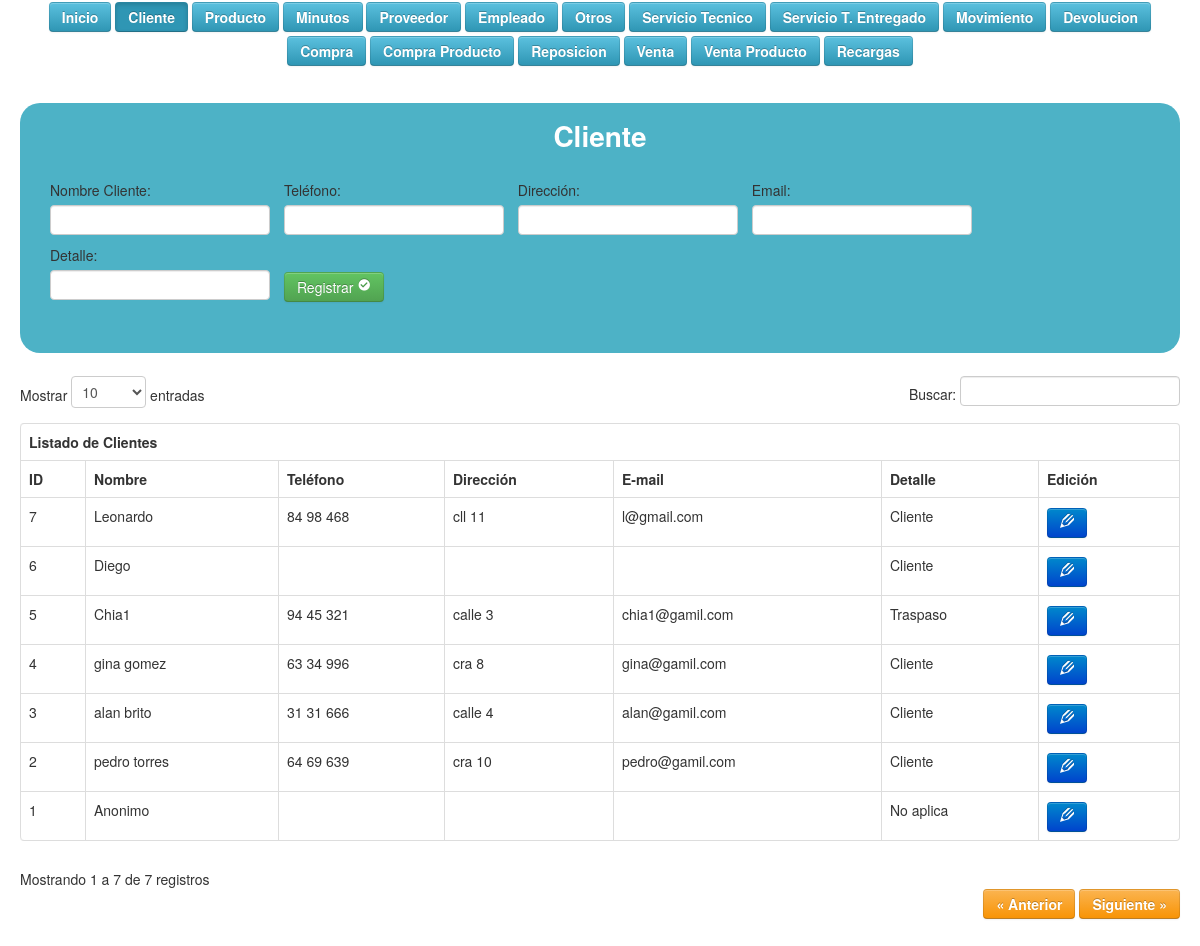
The app's page /vista/vcliente.php with its own data.
### tables this page shows
CREATE TABLE IF NOT EXISTS `tbcliente` (
  `idcliente` int(11) NOT NULL,
  `nombre` varchar(50) NOT NULL,
  `telefono` varchar(20) DEFAULT NULL,
  `direccion` varchar(50) DEFAULT NULL,
  `email` varchar(30) DEFAULT NULL,
  `detalle` varchar(10) NOT NULL
);

### controlador/ccliente.php (called while the page is built, shortened)
<?php
	include('modelo/mcliente.php');
	$cliente = new Mcliente();

### modelo/mcliente.php (called while the page is built, shortened)
<?php
	include('controlador/conexion.php');
	include('functions.php');
	class Mcliente extends Funciones
	{
		function consultar_cliente()
		{
			$sql = "SELECT * FROM tbcliente ORDER BY idcliente DESC";
			return $this->SeleccionDatos($sql);
		}
	}

### modelo/functions.php (called while the page is built, shortened)
<?php
	class Funciones {
        function SeleccionDatos($consulta)
        {
                $conexionBD = new conexion();
                $conexionBD -> conectarBD();
                $datos = $conexionBD -> ejeCon($consulta, 0);
                return $datos;
        }
        function formato_telefono_general($tel)
        {
                $tel = preg_replace('/[^0-9]/', '', $tel);
                if(strlen($tel) == 7){
                        $tel = preg_replace('/([0-9]{2})([0-9]{2})([0-9]{3})/', '$1 $2 $3', $tel);
                }
                 elseif(strlen($tel) == 10){
                        $tel = preg_replace('/([0-9]{3})([0-9]{3})([0-9]{4})/', '$1 $2 $3', $tel);
                }
                return $tel;
        }
}

### controlador/configuracion.php (called while the page is built)
<?php
	$serv_bd = "localhost";
	$usu_bd = "root";
	$pass_bd = "";
	$bd = "bdwold";
?>

### controlador/conexion.php (called while the page is built, shortened)
<?php
	class conexion {
		var $link;
		function conectarBD() {
			include("configuracion.php");
			$this -> link = mysqli_connect ($serv_bd, $usu_bd, $pass_bd);
			$bd2 = mysqli_select_db($this->link,$bd);
		}
		function ejeCon($con, $op) {
			$this -> resultado = mysqli_query($this->link,$con) or die("La consulta fallo: ". mysqli_error($this->link));
			if($op == 0) {
				while ($linea = mysqli_fetch_array($this -> resultado)) {
					$arrayResultado[] = $linea;
				}
			} else {
				$arrayResultado[] = 0;
			}
			$resarr = isset ($arrayResultado) ? $arrayResultado: NULL;
			if($resarr) {
				return $arrayResultado;
			}
		}
	}
?>

### vista/vcliente.php (the view, shortened to what this page needs)
	<!DOCTYPE html>
		<html lang="es">
		 <html class="no-js">
	    <head>
	        <link rel="stylesheet" href="css/normalize.css">
	        <link rel="stylesheet" href="css/main.css">
	        <link rel="stylesheet" href="css/bootstrap.css"/>
	        <link rel="stylesheet" href="css/bootstrap-responsive.css"/>
	        <link rel="stylesheet" href="css/tablaResponsive.css"/>
	        <link rel="stylesheet" href="css/datatable.css"/>
	        <link rel="stylesheet" href="css/estilo.css">
	        <link rel="stylesheet" href="fonts/style.css">
	    </head>
		<body >
		    <div class="container-fluid">
<div id="menu">
  <a href="index.php"><button type="button" class="btn btn-info m">Inicio</button></a>
  <a href=""><button type="button" class="btn btn-info m active">Cliente</button></a>
  <a href="index.php?pag=3"><button type="button" class="btn btn-info m">Producto</button></a>
  <a href="index.php?pag=5"><button type="button" class="btn btn-info m">Minutos</button></a>
  <a href="index.php?pag=7"><button type="button" class="btn btn-info m">Proveedor</button></a>
  <a href="index.php?pag=9"><button type="button" class="btn btn-info m">Empleado</button></a>
  <a href="index.php?pag=11"><button type="button" class="btn btn-info m">Otros</button></a>
  <a href="index.php?pag=13"><button type="button" class="btn btn-info m">Servicio Tecnico</button></a>
  <a href="index.php?pag=15"><button type="button" class="btn btn-info m">Servicio T. Entregado</button></a>
  <a href="index.php?pag=16"><button type="button" class="btn btn-info m">Movimiento</button></a>
  <a href="index.php?pag=18"><button type="button" class="btn btn-info m">Devolucion</button></a>
  <a href="index.php?pag=19"><button type="button" class="btn btn-info m">Compra</button></a>
  <a href="index.php?pag=20"><button type="button" class="btn btn-info m">Compra Producto</button></a>
  <a href="index.php?pag=21"><button type="button" class="btn btn-info m">Reposicion</button></a>
  <a href="index.php?pag=24"><button type="button" class="btn btn-info m">Venta</button></a>
  <a href="index.php?pag=26"><button type="button" class="btn btn-info m">Venta Producto</button></a>
  <a href="index.php?pag=31"><button type="button" class="btn btn-info m">Recargas</button></a>
</div>
		      <div class="row-fluid">
		        <div class="span12">
<?php include('controlador/ccliente.php'); ?>
<div class="container-fluid lol">
<div class="eti">Cliente</div>
	<form action="" method="POST">
		<div class="form-group campo">
            <label for="">Nombre Cliente:</label>
            <input type="text" class="form-control" name="nombre">
		</div>
		<div class="form-group campo">
            <label for="">Teléfono:</label>
            <input type="text" class="form-control" name="telefono">
		</div>
		<div class="form-group campo">
            <label for="">Dirección:</label>
            <input type="text" class="form-control" name="direccion">
		</div>
		<div class="form-group campo">
            <label for="">Email:</label>
            <input type="text" class="form-control" name="email">
		</div>
		<div class="form-group campo">
            <label for="">Detalle:</label>
            <input type="text" list="detalle" name="detalle">
		</div>
		 <div class="form-group campo"> <br>
            <button type="submit" class="btn btn-success" value="Insertar">Registrar <span class="icon-checkmark"></span></button>
        </div>
	</form>
</div>
<?php $consultacliente = $cliente->consultar_cliente(); ?>
					<div id='no-more-tables'>
						<table class="table table-bordered table-hover" id="example">
				  <thead>
            <tr>
                <th colspan="3">Listado de Clientes</th>
            </tr>
            <tr>
                <th>ID</th>
                <th>Nombre</th>
                <th>Teléfono</th>
                <th>Dirección</th>
                <th>E-mail</th>
                <th>Detalle</th>
                <th>Edición</th>
            </tr>
        </thead>
        <tbody>
            <?php for($i=0;$i<count($consultacliente);$i++): ?>
                <tr>
                    <td data-title='ID'><?= $consultacliente[$i]['idcliente'] ?></td>
                    <td data-title='Nombre'><?= $consultacliente[$i]['nombre'] ?></td>
                    <td data-title='Teléfono'><?= $cliente->formato_telefono_general($consultacliente[$i]['telefono']) ?></td>
                    <td data-title='Dirección'><?= $consultacliente[$i]['direccion'] ?></td>
                    <td data-title='E-mail'><?= $consultacliente[$i]['email'] ?></td>
                    <td data-title='Detalle'><?= $consultacliente[$i]['detalle'] ?></td>
                    <td data-title='Edición'><a href="index.php?pag=22&id=<?= $consultacliente[$i]['idcliente'] ?>" class="btn btn-primary"><span class="icon-pencil2"></span></a></td>
                </tr>
            <?php endfor; ?>
        </tbody>
						</table>
					</div>
		        </div>
		      </div>
				<br/><br/>
		    </div>
		</body>
	</html>

### css/main.css (style rules this page uses)
html, button, input, select, textarea { color: #222; }
body { font-size: 1em; line-height: 1.4; }

### css/datatable.css (style rules this page uses)
table { margin: 1em 0; clear: both; }

### css/estilo.css (style rules this page uses)
#menu { margin: auto; text-align: center; }
.m, a { color: #FFF; font-weight: bold; margin-bottom: 2px; margin-top: 2px; }
.eti { width: 100%; text-align: center; color: #FFF; font-size: 200%; font-weight: bolder; margin-bottom: 3%; border-radius: 12px; }
.lol { background-color: #4DB2C6; border-radius: 20px; margin-bottom: 2%; margin-top: 3%; padding-bottom: 2%; padding-top: 2%; }
.campo { display: inline-block; margin-left: 10px; vertical-align: middle; }

### records on screen
tbcliente: idcliente "7", nombre "Leonardo", telefono "84 98 468", direccion "cll 11", email "l@gmail.com", detalle "Cliente"
tbcliente: idcliente "6", nombre "Diego", detalle "Cliente"
tbcliente: idcliente "5", nombre "Chia1", telefono "94 45 321", direccion "calle 3", email "chia1@gamil.com", detalle "Traspaso"
tbcliente: idcliente "4", nombre "gina gomez", telefono "63 34 996", direccion "cra 8", email "gina@gamil.com", detalle "Cliente"
tbcliente: idcliente "3", nombre "alan brito", telefono "31 31 666", direccion "calle 4", email "alan@gamil.com", detalle "Cliente"
tbcliente: idcliente "2", nombre "pedro torres", telefono "64 69 639", direccion "cra 10", email "pedro@gamil.com", detalle "Cliente"
tbcliente: idcliente "1", nombre "Anonimo", detalle "No aplica"
